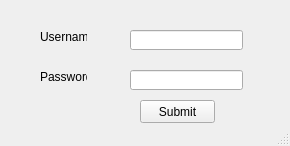
<?xml version="1.0" encoding="UTF-8"?>
<ui version="4.0">
 <class>MainWindow</class>
 <widget class="QMainWindow" name="MainWindow">
  <property name="enabled">
   <bool>true</bool>
  </property>
  <property name="geometry">
   <rect>
    <x>0</x>
    <y>0</y>
    <width>290</width>
    <height>146</height>
   </rect>
  </property>
  <property name="minimumSize">
   <size>
    <width>290</width>
    <height>146</height>
   </size>
  </property>
  <property name="maximumSize">
   <size>
    <width>290</width>
    <height>146</height>
   </size>
  </property>
  <property name="windowTitle">
   <string>Login</string>
  </property>
  <property name="toolButtonStyle">
   <enum>Qt::ToolButtonIconOnly</enum>
  </property>
  <property name="animated">
   <bool>true</bool>
  </property>
  <property name="tabShape">
   <enum>QTabWidget::Rounded</enum>
  </property>
  <widget class="QWidget" name="centralwidget">
   <widget class="QLabel" name="label">
    <property name="geometry">
     <rect>
      <x>40</x>
      <y>30</y>
      <width>47</width>
      <height>13</height>
     </rect>
    </property>
    <property name="text">
     <string>Username</string>
    </property>
   </widget>
   <widget class="QLabel" name="label_2">
    <property name="geometry">
     <rect>
      <x>40</x>
      <y>70</y>
      <width>47</width>
      <height>13</height>
     </rect>
    </property>
    <property name="text">
     <string>Password</string>
    </property>
   </widget>
   <widget class="QLineEdit" name="lineEdit">
    <property name="geometry">
     <rect>
      <x>130</x>
      <y>70</y>
      <width>113</width>
      <height>20</height>
     </rect>
    </property>
   </widget>
   <widget class="QLineEdit" name="lineEdit_2">
    <property name="geometry">
     <rect>
      <x>130</x>
      <y>30</y>
      <width>113</width>
      <height>20</height>
     </rect>
    </property>
   </widget>
   <widget class="QPushButton" name="pushButton">
    <property name="geometry">
     <rect>
      <x>140</x>
      <y>100</y>
      <width>75</width>
      <height>23</height>
     </rect>
    </property>
    <property name="text">
     <string>Submit</string>
    </property>
   </widget>
  </widget>
  <widget class="QStatusBar" name="statusbar"/>
 </widget>
 <resources/>
 <connections/>
</ui>
